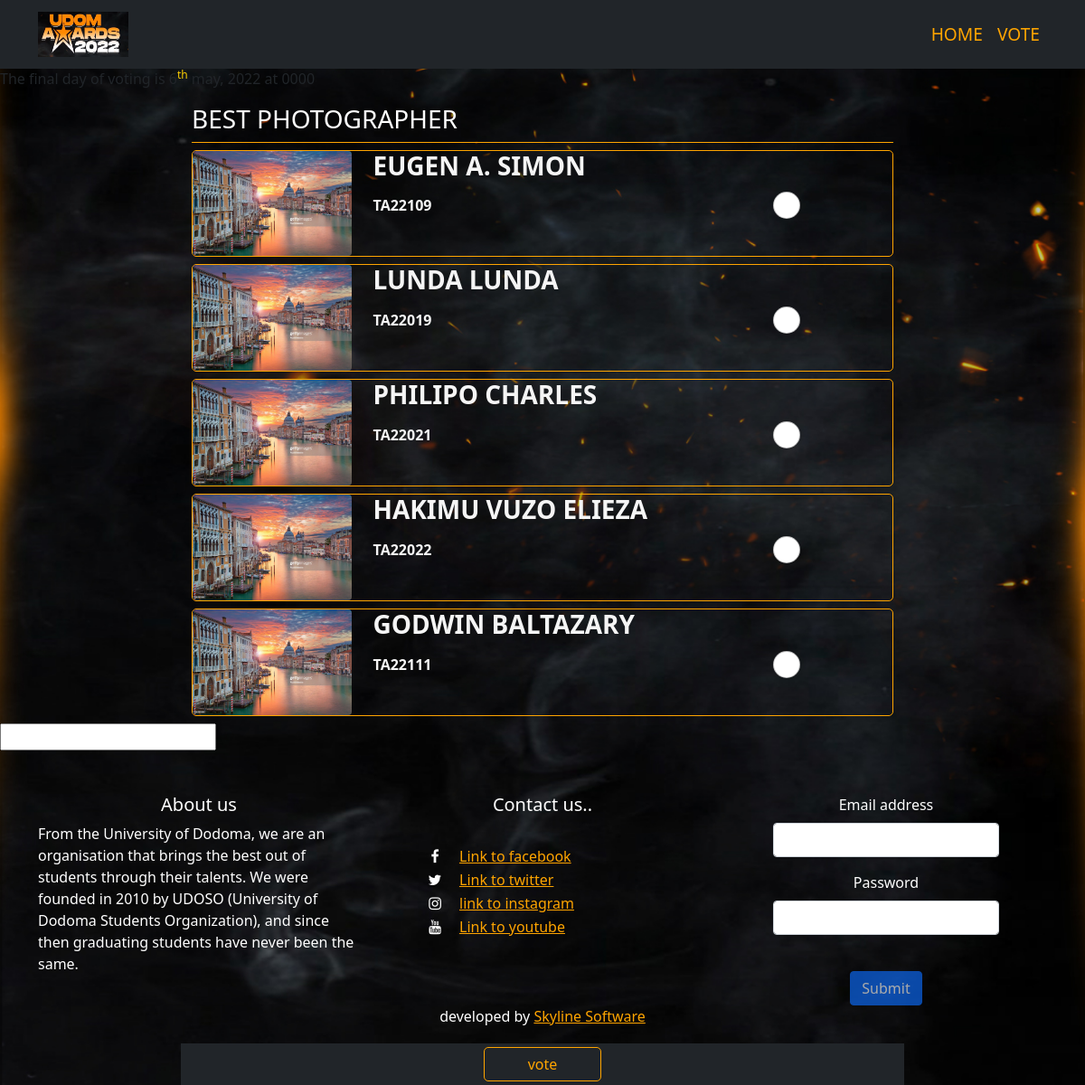
Page /contestants.php?name=BEST PHOTOGRAPHER&id=16 on the committed database.
### tables this page shows
CREATE TABLE `votes` (
  `cont_number` varchar(100) NOT NULL,
  `category_id` int(11) NOT NULL,
  `votes` int(11) NOT NULL,
  `id` int(11) NOT NULL,
  `time_of_vote` timestamp NOT NULL DEFAULT current_timestamp()
);

CREATE TABLE `contestant` (
  `cont_number` varchar(100) NOT NULL,
  `name` varchar(100) NOT NULL
);

### contestants.php (the view, shortened to what this page needs)
<!DOCTYPE html>
<html lang="en">
<head>
    <link rel="stylesheet" href="style.css">
 <link href="https://cdn.jsdelivr.net/npm/bootstrap@5.1.3/dist/css/bootstrap.min.css" rel="stylesheet">
<link rel="stylesheet" href="https://cdnjs.cloudflare.com/ajax/libs/font-awesome/4.7.0/css/font-awesome.min.css">
</head>
<body>
    <nav class="navbar navbar-expand-lg navbar-dark bg-dark fixed-top static-top">
        <div class="container">
          <a class="navbar-brand" href="index.php">
            <img src="logo.jpeg" alt="..." height="50" width="100">
          </a>
          <div class="collapse navbar-collapse" id="navbarSupportedContent">
            <ul class="navbar-nav ms-auto">
              <li class="nav-item">
                <a class="nav-link active" aria-current="page" style="color: orange;" href="index.php">HOME</a>
              </li>
              <li class="nav-item">
                <a class="nav-link active"  style="color: orange;" href="vote.php">VOTE</a>
              </li>
            </ul>
          </div>
        </div>
    </nav>
    <marquee style="margin-top: 75px;" behavior="" direction="">The final day of voting is 6<sup style="color: rgb(250, 205, 3);">th</sup> may, 2022 at 0000</marquee>
    <div class="container" style="max-width: 800px;">
        <form action="" method="POST" name="form1">
          <?php
            if(isset($_GET["name"]) && isset($_GET["id"])){
              $category_name = $_GET["name"];?>
              <h3 class="pb-2 mt-lg-3 heading" style="color: white;"><?php echo $category_name; ?></h3>
              <?php
              $id = $_GET["id"];
              $fetch_query = "SELECT cont_number,id FROM votes WHERE category_id=$id";
              $fetch_result = mysqli_query($conn, $fetch_query);
              if($fetch_result){
                if(mysqli_num_rows($fetch_result) > 0){
                  while($contestant = mysqli_fetch_assoc($fetch_result)){
                    $contestant_id = $contestant["cont_number"];
                    $vote_id=$contestant["id"];
                    $contestant_query = "SELECT name FROM contestant WHERE cont_number=$contestant_id";
                    $contestant_result = mysqli_query($conn, $contestant_query);
                    if($contestant_result){
                      if(mysqli_num_rows($contestant_result) > 0){
                        $temp = mysqli_fetch_assoc($contestant_result);
                        $contestant_name = $temp["name"];?>
                        <div class="my-2 custom-border">
                          <div class="row align-items-start">
                              <div class="col-3">
                                  <img src="one.jpg" alt="nominee one" class="img-fluid rounded pe-auto" style="min-height: 82px; min-width: 84px;">
                              </div>
                              <div class="col-9">
                                  <h3 class="fw-bold" style="color: whitesmoke"><?php echo "$contestant_name";?></h3>
                                  <div class="row align-items-center p-0 m-0">
                                      <div class="col-9 p-0 m-0">
                                          <span style="color: whitesmoke">TA22<?php echo $contestant_id;?></span>
                                      </div>
                                      <div class="col">
                                          <input class="form-check-input mb-1 pb-1" name="vote"  style="width:30px; height: 30px;" value="<?php echo $vote_id;?>" type="radio" id="radio">
                                      </div>
                                  </div>
                              </div>
                          </div>
                      </div>
                    <?php
                  }
                }
              }
            }
          }
        }
        ?>
      </div>
      <input type="text" name="voter_id" id="voter_id">
      <div class="text-center py-1 fixed-bottom container bg-dark" style="max-width: 800px;">
          <button type="submit" id="vote_button" name="vote_button" style="border: 1px solid orange; border-radius: 5px; color: orange;" class="btn px-5 my-button">vote</button>
      </div>
    <footer class="mt-5 mb-5 container" style="color: white;">
        <div class="row">
          <div class="col-sm-4">
            <h5>About us</h5>
            <p>
              From the University of Dodoma, we are an organisation that brings the best out of students through their talents. We were founded in 2010 by UDOSO (University of Dodoma Students Organization), and since then graduating students have never been the same.
            </p>
          </div>
          <div class="col-sm-4">
          <h5>Contact us..</h5>
          <ul>
          <li>
          <a href="#"><i class="fa fa-facebook"></i>Link to facebook </a>
          </li>
          <li>
          <a href="#"><i class="fa fa-twitter"></i>Link to twitter</a>
          </li>
           <li>
          <a href="https://www.instagram.com/udom_awards2022/"><i class="fa fa-instagram"></i>link to instagram</a>
          </li>
          <li>
          <a href="#"><i class="fa fa-youtube"></i>Link to youtube</a>
          </li>
          </ul>
          </div>
          <div class="col-sm-4">
          <form  style="text-align: center;">
              <div class="mb-3">
                <label for="exampleInputEmail1" class="form-label">Email address</label>
                <input type="text" class="form-control" id="exampleInputEmail1" style="width: 70%; margin: auto;" required>
              </div>
              <div class="mb-3">
                <label for="exampleInputPassword1" class="form-label">Password</label>
                <input type="password" class="form-control" id="exampleInputPassword1" style="width: 70%; margin: auto;" required>
              </div>
              <br>
              <button type="submit" class="btn disabled btn-primary">Submit</button>
            </form>
          </div>
        </div>
        <div class="row" style="text-align: center;">
          <p>
            developed by <a href="#">Skyline Software</a>
          </p>
        </div>
      </footer>
</body>
</html>

### style.css (style rules this page uses)
body { background-image: url("background.jpg"); color: white; background-repeat: no-repeat; background-size: cover; background-attachment: fixed; }
.navbar { font-size: larger; background-color: black; border-style: outset orange ; }
a:link { color: orange; }
p { color: white; }
.fa { text-align: center; margin: 5px 2px; font-size: 30px; width: 50px; }
.fa-facebook { color: white; text-decoration: none; }
.fa-twitter { color: white; text-decoration: none; }
.fa-instagram { color: white; text-decoration: none; }
.fa-youtube { color: white; text-decoration: none; }
li { list-style-type: none; }
h5 { text-align: center; }
.form-control { width: 60%; }
a { text-decoration: none; }
.custom-border { border: 1px solid orange; color: black; font-weight: 600; border-radius: 5px; }
.heading { border-bottom: 1px solid orange; }
.my-button { border: 1px solid orange; font-weight: 600; color: orange; }

### rows in the picture
votes: contestant.name "EUGEN A. SIMON", cont_number "109"
votes: contestant.name "LUNDA LUNDA", cont_number "019"
votes: contestant.name "PHILIPO CHARLES", cont_number "021"
votes: contestant.name "HAKIMU VUZO ELIEZA", cont_number "022"
votes: contestant.name "GODWIN BALTAZARY", cont_number "111"

### other values in the picture
$category_name "BEST PHOTOGRAPHER"
